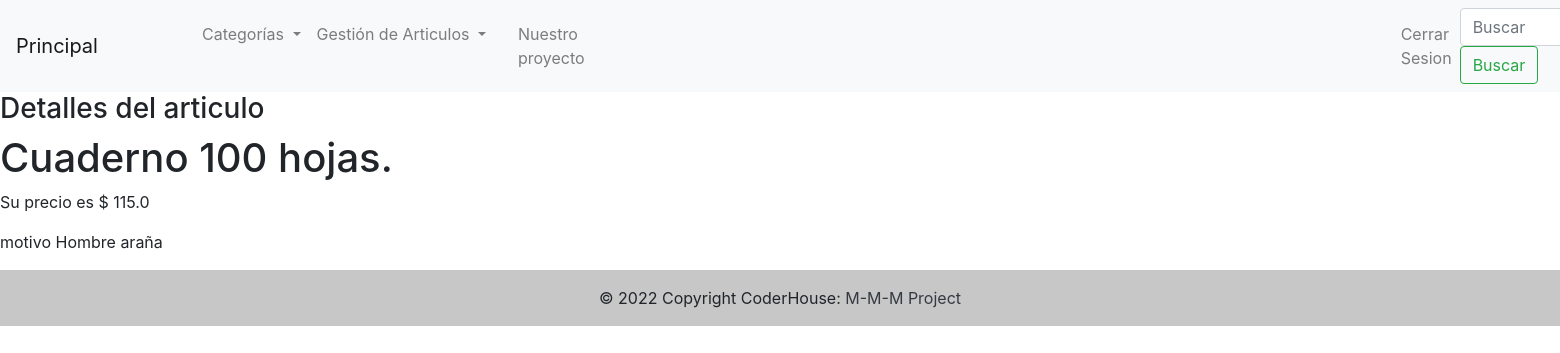
Page /detalle-libreria/6/ (signed in) on the committed database.
### articles/models.py (models this page shows, shortened)
class Libreria(models.Model):
    name= models.CharField(max_length=40)
    price= models.FloatField()
    description=models.CharField(max_length=80)
    active=models.BooleanField(default=True)
    image = models.ImageField(upload_to = 'articles/', null=True, blank =True)

### articles/views.py (the view)
@login_required
def detail_libreria(request,pk):
    if request.method =='GET':
        libreria = Libreria.objects.get(id=pk)
        context ={
                'name':libreria.name,
                'price':libreria.price,
                'description':libreria.description}
        return render (request, 'librerias/detail_libreria.html',context=context)

### templates/librerias/detail_libreria.html (shortened to what this page needs)
<!DOCTYPE html>
<html lang="en">
<head>
</head>
<body>
    {% extends 'base.html' %}
    {% block contenido_dinamico %}
    <h3>Detalles del articulo</h3>
    <h1>{{name}}.</h1>
    <p>Su precio es $ {{price}}</p>
    <p>{{description}}</p>
    {% endblock %}

### rows in the picture
Libreria: name "Cuaderno 100 hojas", price "115.0", description "motivo Hombre araña"
